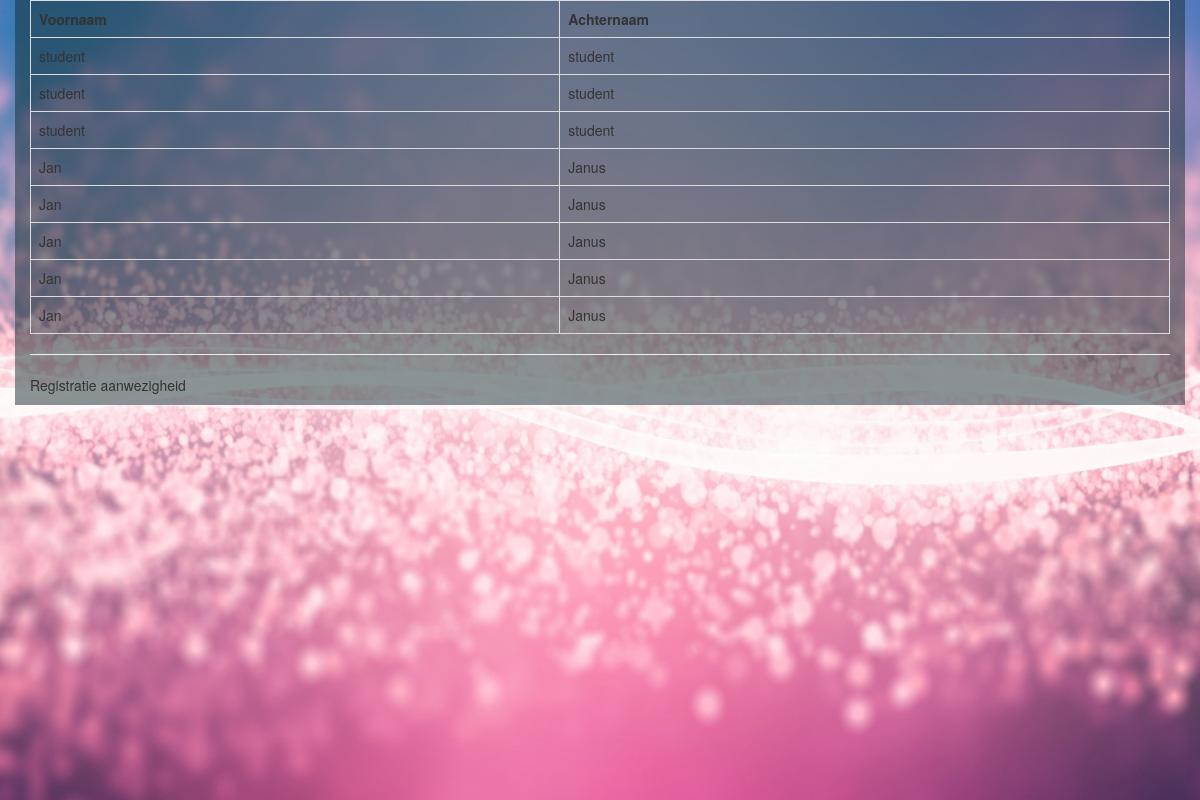
/students.php?id=1234, run on the app's committed database.
### tables this page shows
CREATE TABLE IF NOT EXISTS `reglesson` (
  `id` int(11) NOT NULL AUTO_INCREMENT,
  `first_name` varchar(32) NOT NULL,
  `last_name` varchar(32) NOT NULL,
  `lescode` varchar(50) NOT NULL,
  `user_id` int(11) DEFAULT NULL,
  PRIMARY KEY (`id`),
  KEY `user_id` (`user_id`)
);

### core/functions/lessonFunctions.php (called while the page is built, shortened)
<?php
function students($students) {
    $mysqli = Database::getDatabaseConnection();
    $query = "SELECT first_name, last_name FROM `reglesson` WHERE lescode ='" . $students . "'";
    $result = $mysqli->query($query);
    return $result;
}
?>

### students.php (the view, shortened to what this page needs)
<?php
require ('core/functions/lessonFunctions.php');
include ('includes/header.php');
	$students = $_GET['id'];
	$result = students($students);
	?>
	<div class="table-responsive">
		<table class=" table table-bordered table-hover">
			<tr>
				<td><b>Voornaam</b></td>
				<td><b>Achternaam</b></td>
			</tr>
				<?php while ($row = $result->fetch_assoc()) {
						extract($row);
						echo "<tr>";
						echo "<td>" . $row['first_name'] . "</td>";
						echo "<td>" . $row['last_name'] . "</td>"; }?>
		</table>
	</div> <?php
include ('includes/footer.php');
?>

### data on the page
reglesson: first_name "student", last_name "student"
reglesson: first_name "student", last_name "student"
reglesson: first_name "student", last_name "student"
reglesson: first_name "Jan", last_name "Janus"
reglesson: first_name "Jan", last_name "Janus"
reglesson: first_name "Jan", last_name "Janus"
reglesson: first_name "Jan", last_name "Janus"
reglesson: first_name "Jan", last_name "Janus"
